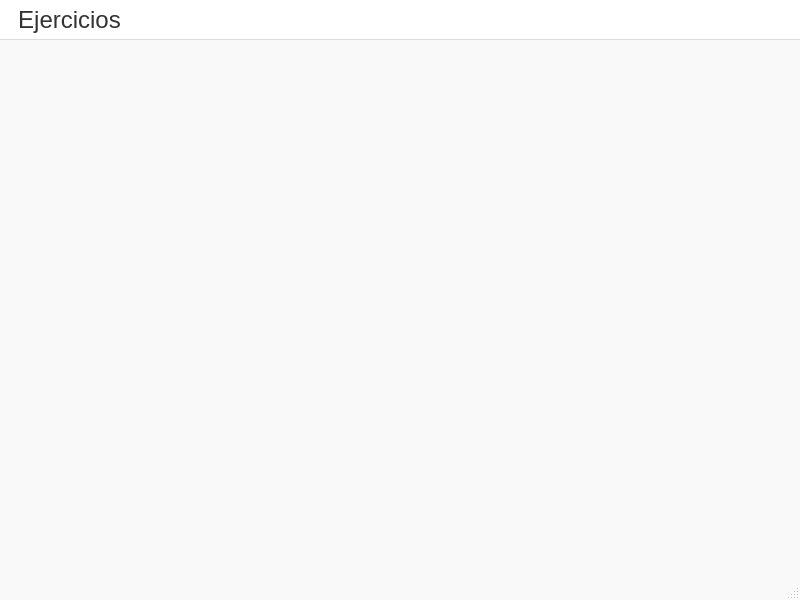
<?xml version="1.0" encoding="UTF-8"?>
<ui version="4.0">
 <class>MainWindow</class>
 <widget class="QMainWindow" name="MainWindow">
  <property name="geometry">
   <rect>
    <x>0</x>
    <y>0</y>
    <width>800</width>
    <height>600</height>
   </rect>
  </property>
  <property name="windowTitle">
   <string>App Ejercicios</string>
  </property>
  <property name="styleSheet">
   <string notr="true">QMainWindow {
    background-color: #f9f9f9;
    font-family: &quot;Segoe UI&quot;, &quot;Helvetica Neue&quot;, Arial, sans-serif;
    font-size: 18pt;
    color: #333333;
}

QMenuBar {
    background-color: #ffffff;
    font-size: 18pt;
    font-family: &quot;Segoe UI&quot;, &quot;Helvetica Neue&quot;, Arial, sans-serif;
    color: #333333;
    border-bottom: 1px solid #dddddd;
}

QMenuBar::item {
    background: transparent;
    padding: 6px 12px;
}

QMenuBar::item:selected {
    background: #e6e6e6;
    border-radius: 4px;
}

QMenu {
    background-color: #ffffff;
    border: 1px solid #dddddd;
    font-size: 18pt;
    font-family: &quot;Segoe UI&quot;, &quot;Helvetica Neue&quot;, Arial, sans-serif;
    color: #333333;
}

QMenu::item {
    padding: 6px 20px;
    background: transparent;
}

QMenu::item:selected {
    background-color: #f0f0f0;
    border-radius: 4px;
}

QAction {
    font-size: 18pt;
    font-family: &quot;Segoe UI&quot;, &quot;Helvetica Neue&quot;, Arial, sans-serif;
    color: #333333;
}
</string>
  </property>
  <widget class="QWidget" name="centralwidget"/>
  <widget class="QMenuBar" name="menubar">
   <property name="geometry">
    <rect>
     <x>0</x>
     <y>0</y>
     <width>800</width>
     <height>45</height>
    </rect>
   </property>
   <widget class="QMenu" name="menuEjercicios">
    <property name="title">
     <string>Ejercicios</string>
    </property>
    <addaction name="actionCalculadora"/>
    <addaction name="actionConversi_n_a_gal"/>
    <addaction name="actionConversi_n_de_grados"/>
    <addaction name="actionConversi_n_de_millas"/>
    <addaction name="separator"/>
    <addaction name="actionSalir"/>
   </widget>
   <addaction name="menuEjercicios"/>
  </widget>
  <widget class="QStatusBar" name="statusbar"/>
  <action name="actionCalculadora">
   <property name="text">
    <string>Calculadora</string>
   </property>
  </action>
  <action name="actionConversi_n_a_gal">
   <property name="text">
    <string>Conversión a gal</string>
   </property>
  </action>
  <action name="actionConversi_n_de_grados">
   <property name="text">
    <string>Conversión de grados</string>
   </property>
  </action>
  <action name="actionConversi_n_de_millas">
   <property name="text">
    <string>Conversión de millas</string>
   </property>
  </action>
  <action name="actionSalir">
   <property name="text">
    <string>Salir</string>
   </property>
  </action>
 </widget>
 <resources/>
 <connections/>
</ui>
